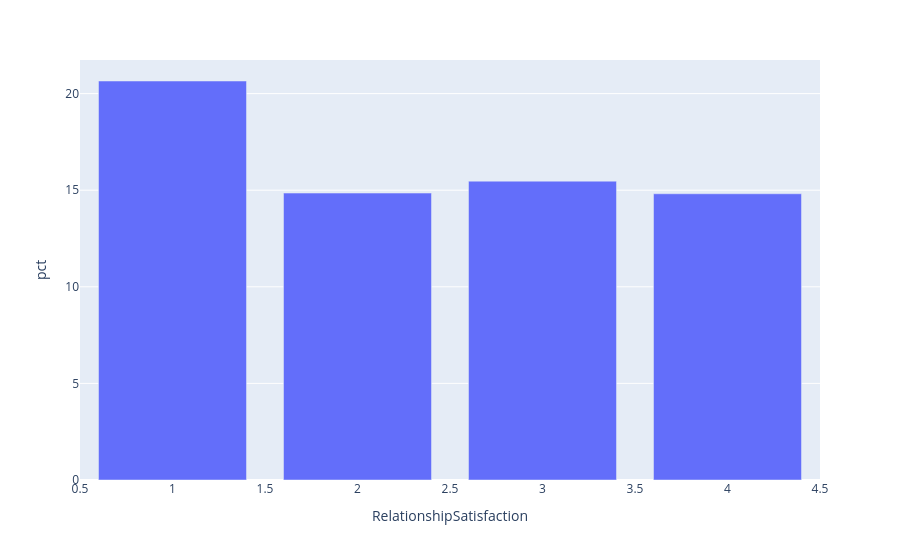

Write notebook code for a chart like this one.
### Code cell
fig=px.bar(yes_df_par_RelationshipSatisfaction,x='RelationshipSatisfaction',y='pct')
fig.show()

### Figure 1 — Plotly figure (JSON) as saved in the notebook; plotly's stock layout.template omitted (floating-point values rounded to 4 significant figures)
{"data": [{"hovertemplate": "RelationshipSatisfaction=%{x}<br>pct=%{y}<extra></extra>", "legendgroup": "", "marker": {"color": "#636efa", "pattern": {"shape": ""}}, "name": "", "orientation": "v", "showlegend": false, "textposition": "auto", "type": "bar", "x": [1, 2, 3, 4], "xaxis": "x", "y": [20.65, 14.85, 15.47, 14.81], "yaxis": "y"}], "layout": {"barmode": "relative", "legend": {"tracegroupgap": 0}, "margin": {"t": 60}, "xaxis": {"anchor": "y", "domain": [0, 1], "title": {"text": "RelationshipSatisfaction"}}, "yaxis": {"anchor": "x", "domain": [0, 1], "title": {"text": "pct"}}}}
